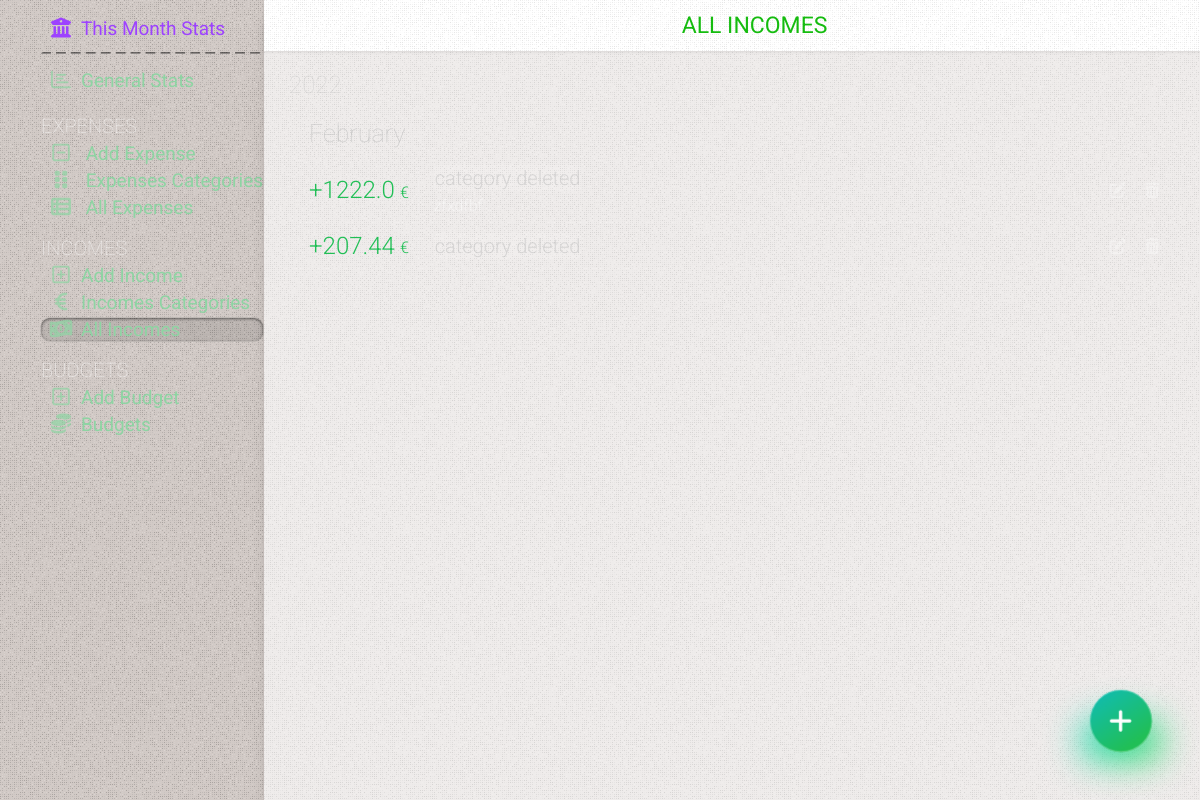
/incomes, run on an earlier commit of the app's database.
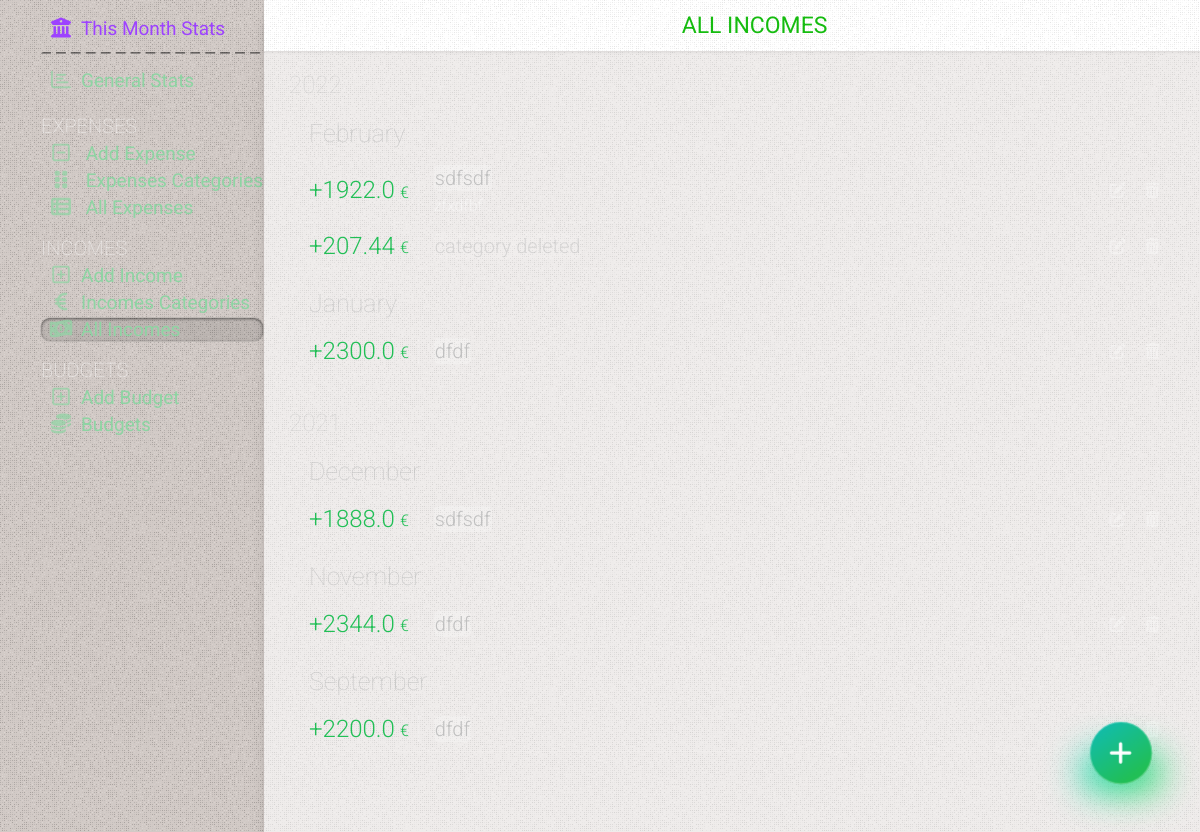
And on a later commit of the database.
### tables this page shows
CREATE TABLE incomes
(
    id       INTEGER PRIMARY KEY AUTOINCREMENT,
    date     TIMESTAMP NOT NULL DEFAULT CURRENT_TIMESTAMP,
    amount   REAL      NOT NULL,
    category INTEGER   NOT NULL,
    comment  TEXT

);

CREATE TABLE categories_income
(
    id         INTEGER PRIMARY KEY AUTOINCREMENT,
    name       TEXT NOT NULL,
    primordial TEXT DEFAULT NULL,
    state      TEXT DEFAULT false
);

### app.py (the view)
@app.route('/incomes')
def incomes():
    conn = get_db_connection()
    incomes = conn.execute(
        'SELECT incomes.id, strftime("%m", date) as month, strftime("%Y", date) as year, amount, categories_income.name as category, comment  FROM incomes LEFT JOIN categories_income on categories_income.id = incomes.category').fetchall()
    conn.close()
    return render_template('incomes.html', title='All incomes', gradient='text-gradient-green', incomes=incomes)

### app.py (called while the page is built)
def get_db_connection():
    conn = sqlite3.connect('static/database.db')
    conn.row_factory = sqlite3.Row
    return conn

@app.template_filter('month_name')
def month_name(month_number):
    return calendar.month_name[month_number]

### templates/incomes.html (shortened to what this page needs)
{% extends 'base.html' %} {% block content %}
	<div class="page_title {{ gradient }}" >
		<span >{% block title %} {{ title }} {% endblock %}</span >
	</div >
	<div class="content flex flex-col gap-15" >
		{% if incomes|length == 0 %}
			<div class="no-results mt-50" >You have not added any income yet. Click on (+) to add</div >
		{% else %}
			<div class="cards  relative" >
				{% for key, list in incomes|groupby('year')|sort(attribute='0', reverse=True) %}
					<div class="ml-10 cards-day" >{{ key }} </div >
					{% for key2, list2 in list|groupby('month')|sort(attribute='0', reverse=True) %}
						<div class=" subtitle2 mt-20" >{{ key2|int|month_name }} </div >
						{% for id, month, year, amount, category, comment in list2 %}
							<div class="card flex items-center relative overflow-hidden flex-wrap  card-income " >
								<div class="flex items-center w-full" >
									<div class="card-info flex flex-1" >
										<div class="flex flex-1" >
											<span class="card-amount flex items-center" >  {{ amount }} <span >&euro;</span > </span >
											<div class="flex flex-col justify-center ml-15" >
												<div class="flex items-center" >
													<span class="{{ color }} card-category {% if category == None %}category-deleted{% endif %}" >
														{% if category == None %}{% set category = 'category deleted' %}{% endif %}
														{{ category }}  </span >
												</div >
												{% if (comment != '') and (comment !=None) %}
													<span class="block mt-5 card-comment" >  {{ comment }} </span >
												{% endif %}
											</div >
										</div >
										<div class="card-btns  flex items-center flex-shrink-0 ml-auto" >
											<a href="/income-edit/{{ id }}" class="btn-ac" >
												<i class="fa-solid fa-pen-to-square" ></i >
											</a >
											<a href="/delete-income/{{ id }}" class="btn-ac" onclick="return confirm('Delete this income?')" ><i
													class="fa-solid fa-trash-can" ></i ></a >
										</div >
									</div >
								</div >
							</div >
						{% endfor %}
					{% endfor %}
				{% endfor %}
			</div >
		{% endif %}
	</div >
{% endblock %}

### templates/base.html (shortened to what this page needs)
<!DOCTYPE html>
<html lang="en" class="dark-theme" >
<head >
	<link rel="stylesheet" href="{{ url_for('static', filename= 'css/splide.min.css') }}" />
	<link rel="stylesheet" href="https://cdnjs.cloudflare.com/ajax/libs/font-awesome/6.0.0-beta3/css/all.min.css" />
	<link rel="stylesheet" href="{{ url_for('static', filename= 'css/mmenu.css') }}" />
	<link rel="stylesheet" href="{{ url_for('static', filename= 'css/styles.css') }}" />
</head >
<body class="w-full flex flex-col" >
<div class="flex container w-full h-full flex-1" >
	<nav id="menu" >
		<ul class="list-menu" >
			<li {% if request.path == '/' %} class="active" {% endif %}>
				<a href="{{ url_for('index') }}" class="home-link" ><i class="fa-solid fa-bank" ></i >This Month Stats</a >
			</li >
			<li class="home-link-divider" ></li >
			<li class="list-stats {% if request.path == '/stats' %} active {% endif %}" ><a href="{{ url_for('stats') }}" ><i
					class="fa-regular fa-chart-bar" ></i >General Stats</a >
			</li >
			<li class="list-title mt-20" ><span >Expenses</span >
			<li class="list-expense {% if request.path == '/add' %} active {% endif %}" ><a href="{{ url_for('add') }}" >
				<i class="fa fa-regular fa-square-minus" ></i >
				Add Expense</a >
			</li >
			<li class="list-expense {% if request.path == '/categories' or title == 'Edit Category' or title == 'Edit Subcategory' %} active {% endif %}" >
				<a href="{{ url_for('categories') }}" >
					<i class="fa fa-grip-vertical" ></i >
					Expenses Categories</a >
			</li >
			<li class="list-expense {% if request.path == '/all-expenses' or title == 'Edit Expense' %} active {% endif %}" >
				<a href="{{ url_for('all_expenses') }}" >
					<i class="fa fa-solid fa-table-list" ></i >
					All Expenses</a >
			</li >
			<li class="list-title" ><span >Incomes</span >
			<li class="list-income {% if request.path == '/add_income' %} active {% endif %}" ><a
					href="{{ url_for('add_income') }}" ><i class="fa fa-regular fa-square-plus" ></i >Add
																																														Income</a >
			</li >
			<li class="list-income {% if request.path == '/categories_income' or title == 'Edit Category Income' %} active {% endif %}" >
				<a href="{{ url_for('categories_income') }}" ><i class="fa fa-solid fa-euro-sign" ></i >Incomes
																																																Categories</a >
			</li >
			<li class="list-income {% if request.path == '/incomes' or title == 'Edit Income' %} active {% endif %}" ><a
					href="{{ url_for('incomes') }}" ><i class="fa fa-solid fa-money-bill-1-wave" ></i >All
																																														 Incomes</a >
			</li >
			<li class="list-title" ><span >Budgets</span >
			<li class="list-budget {% if request.path == '/add_budget' %} active {% endif %}" ><a
					href="{{ url_for('add_budget') }}" ><i class="fa fa-regular fa-square-plus" ></i >Add
																																														Budget</a >
			</li >
			<li class="list-budget {% if request.path == '/budgets' or title == 'Edit Budget' %} active {% endif %}" ><a
					href="{{ url_for('budgets') }}" ><i class="fa-solid fa-coins" ></i >Budgets</a ></li >
		</ul >
	</nav >
	<div class="right-container overflow--hidden flex-1 " >
		{% block content %} {% endblock %}
	</div >
</div >
{% if request.path == '/' or request.path == '/all-expenses' %}
	<a href="/add" class="fancy-button  bg-gradient-red add" ><span ><i class="fa-solid fa-plus" ></i ></span ></a >
{% elif request.path == '/incomes' %}
	<a href="/add_income" class="fancy-button  bg-gradient-green add" ><span ><i
			class="fa-solid fa-plus" ></i ></span ></a >
{% endif %}
<link rel="stylesheet" href="https://cdn.jsdelivr.net/npm/flatpickr/dist/flatpickr.min.css" >
</body >
</html >

### static/css/mmenu.css (style rules this page uses)
:root { --mm-line-height: 20px; --mm-listitem-size: 38px; --mm-navbar-size: 44px; --mm-offset-top: 0; --mm-offset-right: 0; --mm-offset-bottom: 0; --mm-offset-left: 0; --mm-color-border: rgba(0, 0, 0, 0.1); --mm-color-button: rgba(0, 0, 0, 0.3); --mm-color-text: rgba(0, 0, 0, 0.75); --mm-color-text-dimmed: rgba(0, 0, 0, 0.3); --mm-color-background: #f3f3f3; --mm-color-background-highlight: rgba(0, 0, 0, 0.05); --mm-color-background-emphasis: rgba(255, 255, 255, 0.4); --mm-shadow: 0 0 10px rgba(0, 0, 0, 0.3) }
:root { --mm-iconbar-size: 50px }
:root { --mm-iconpanel-size: 50px }
:root { --mm-sidebar-collapsed-size: 50px; --mm-sidebar-expanded-size: 440px }

What changed in the data, as far as the page shows it:
changed incomes "zfxdfbf": amount "1222.0" → "1922.0"; name "category deleted" → "sdfsdf"
added incomes: amount "2300.0", name "dfdf", shown under "January"
added incomes: amount "1888.0", name "sdfsdf", shown under "December"
added incomes: amount "2344.0", name "dfdf", shown under "November"
added incomes: amount "2200.0", name "dfdf", shown under "September"
Also different on the page:
new list line: "January"
new list line: "2021 December November September"
